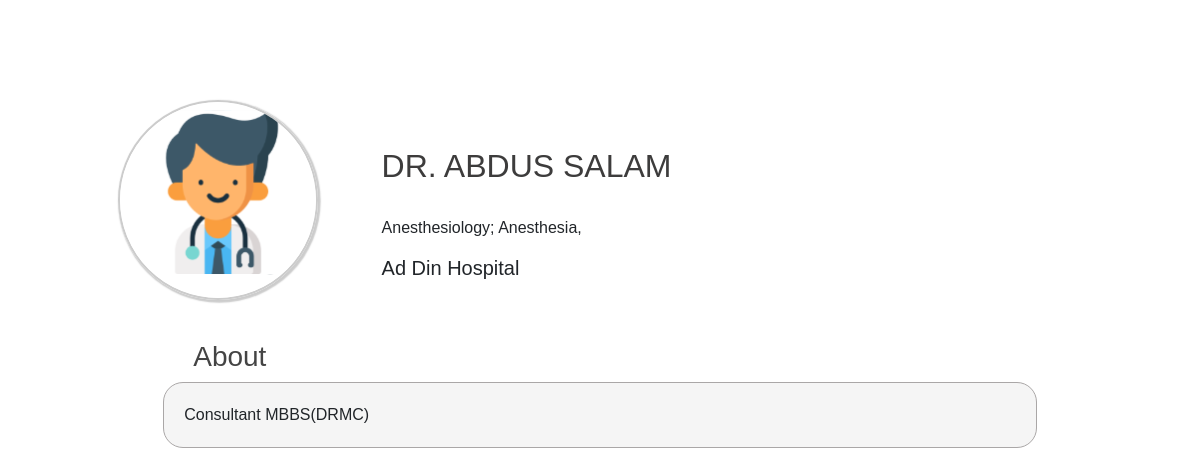
The app's page /doctor/9/ with its own data.
### medicalapp/models.py (models this page shows, shortened)
class Doctor(models.Model):
    name = models.CharField(max_length=50)
    bio = models.TextField()
    image = ResizedImageField(default='default.svg', size=[
                              300, 300], upload_to='doctor_images')
    fields = models.ForeignKey(Field, on_delete=models.CASCADE)
    treats = models.ManyToManyField(Disease)

class Field(models.Model):
    name = models.CharField(max_length=70)
    def __str__(self):
        return f'{self.name}'

class Disease(models.Model):
    name = models.CharField(max_length=70)
    parent = models.ForeignKey(
        'self', blank=True, null=True, related_name='disease', on_delete=models.CASCADE)
    def __str__(self):
        return f'{self.name}'

class Hospital(models.Model):
    name = models.CharField(max_length=100)
    area = models.CharField(max_length=70)
    division = models.CharField(max_length=30)
    city = models.CharField(max_length=50)
    link = models.URLField(null=True, blank=True)
    image = ResizedImageField(default='hospital.svg', size=[
                              300, 300], upload_to='hospital_images')
    doctors = models.ManyToManyField(Doctor)

### medicalapp/views.py (the view)
# urls.py: path('doctor/<int:pk>/', DoctorDetailView.as_view(), name='doctor-detail'),
class DoctorDetailView(DetailView):
    model = Doctor

### medicalapp/templates/medicalapp/doctor_detail.html (shortened to what this page needs)
{% load static %}
<!DOCTYPE html>
<html lang="en">
<head>
    <link rel="stylesheet" href="{% static 'medicalapp/profile.css' %}">
    <link href="https://cdn.jsdelivr.net/npm/bootstrap@5.0.0-beta2/dist/css/bootstrap.min.css" rel="stylesheet"
>
  <link rel="stylesheet" href="https://pro.fontawesome.com/releases/v5.10.0/css/all.css"
 />
</head>
<body style="font-family: 'Product Sans', sans-serif;">
    <div class="container">
        <section id="profile-header">
            <header>
                <div class="container">
                    <div class="head">
                        <div class="img-container">
                            <img src="{{ object.image.url }}" alt="" style="box-shadow: 1pt 1pt 1pt 1pt #ccc; border: 2pt solid #ccc;">
                        </div>
                        <div class="desc-container">
                            <h2  style="font-family: 'Product Sans', sans-serif;" >{{object.name}}</h2>
                            <p style="font-family: 'Product Sans', sans-serif;">{{object.fields}};
                                {% for disease in object.treats.all %}
                                {{disease}},
                                {% endfor %}
                            </p>
                            <h5 style="font-family: 'Product Sans', sans-serif;">
                                {% for hospital in object.hospital_set.all %}
                                {{hospital.name}}
                                {% endfor %}
                            </h5>
                        </div>
                    </div>
                    <div class="bottom">
                        <h3 style="font-family: 'Product Sans', sans-serif;">About</h3>
                        <p style="font-family: 'Product Sans', sans-serif;">
                            {{object.bio}}
                        </p>
                    </div>
                </div>
            </header>
        </section>
    </div>
</body>
</html>

### medicalapp/static/medicalapp/profile.css (style rules this page uses)
* { margin: 0; padding: 0; box-sizing: border-box; }
.container { width: 80%; display: block; margin: auto; margin-top:100px; }
.head { width: 100%; display: flex; align-items: center; }
.img-container { width:30%; background-color: #fff; }
.img-container img { height:200px; width:200px; border: 2px solid #ccc; border-radius: 50%; display: block; margin: auto; }
.desc-container { width: 60%; }
.desc-container h2 { font-family: 'Courier New', Courier, monospace; text-transform: uppercase; color: rgb(61, 60, 60); margin-top:35px; }
.desc-container p { font-family: serif; margin-top: 30px; }
.desc-container h5 { font-family: serif; }
.bottom { width:80%; margin: 40px auto; }
.bottom h3 { color: rgb(68, 68, 68); margin-left: 30px; }
.bottom p { text-align:justify; border: 1px solid rgb(170, 167, 167); padding: 20px; border-radius:20px; background-color: whitesmoke; }

### records on screen
Doctor: image (placeholder picture), name "DR. ABDUS SALAM", fields "Anesthesiology", bio "Consultant MBBS(DRMC)"
Disease: name "Anesthesia"
Hospital: name "Ad Din Hospital"
